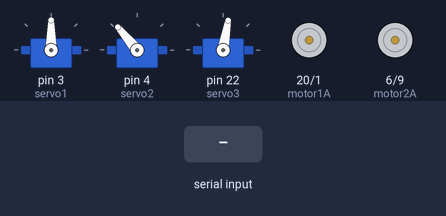
Bench run of a sketch on a simulated Arduino Mega 2560, built with avr-gcc and run on an emulated ATmega2560. On the bench: 3 × servo, motor-driver pin pairs drawn as motors (green arrow = first pin HIGH = forward, orange = second pin HIGH = backward, longer = more drive, scaled by the enable pin). The test bench sets the inputs (shaded band).

Above: at 1.2 s.
1.3 s: "i" received over the second serial link
At 3.4 s:
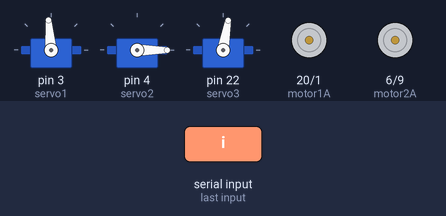
3.8 s: "l" received over the second serial link
At 5.3 s:
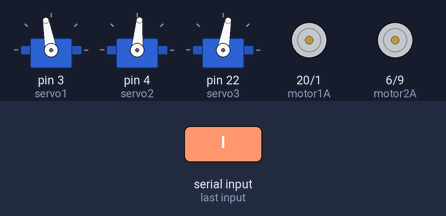
6.3 s: "i" received over the second serial link
At 7.1 s:
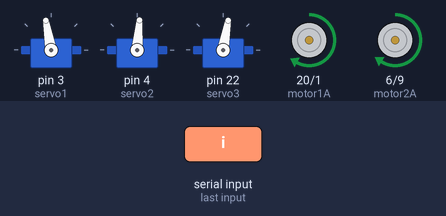
Timing chart, 0 to 9.3 s (numbered marks = the images above; inputs shaded):
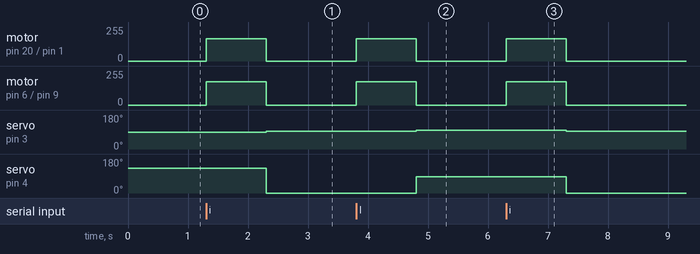

Measured:
- after the input at 1.3 s, motor on pin 20 (motor1A) / pin 1 (motor1B): stopped → forward 168/255 at once, → stopped 1.0 s later; motor on pin 6 (motor2A) / pin 9 (motor2B): stopped → forward 173/255 at once, → stopped 1.0 s later; servo on pin 3 (servo1): 90° → 95° after 1.0 s; servo on pin 4 (servo2): 130° → 0° after 1.0 s
- after the input at 3.8 s, motor on pin 20 (motor1A) / pin 1 (motor1B): stopped → forward 168/255 at once, → stopped 1.0 s later; motor on pin 6 (motor2A) / pin 9 (motor2B): stopped → forward 173/255 at once, → stopped 1.0 s later; servo on pin 3 (servo1): 95° → 100° after 1.0 s; servo on pin 4 (servo2): 0° → 85° after 1.0 s
- after the input at 6.3 s, motor on pin 20 (motor1A) / pin 1 (motor1B): stopped → forward 168/255 at once, → stopped 1.0 s later; motor on pin 6 (motor2A) / pin 9 (motor2B): stopped → forward 173/255 at once, → stopped 1.0 s later; servo on pin 3 (servo1): 100° → 95° after 1.0 s; servo on pin 4 (servo2): 85° → 0° after 1.0 s

The sketch:

Scorpion_advanced_12.ino
```cpp
#include <Servo.h>
// Motor Pins Definitions
int motor1A = 20;   // Motor 1 direction pin A
int motor1B = 1;    // Motor 1 direction pin B
int motor2A = 6;    // Motor 2 direction pin A
int motor2B = 9;    // Motor 2 direction pin B
int motor1PWM = 2;  // PWM pin for controlling the speed of motor 1
int motor2PWM = 5;  // PWM pin for controlling the speed of motor 2

// Servo Objects
Servo servo1;  // Servo object for controlling servo 1
Servo servo2;  // Servo object for controlling servo 2
Servo servo3;  // Servo object for controlling servo 3

void setup() {
  // Configure motor control pins as outputs
  pinMode(motor1A, OUTPUT);
  pinMode(motor1B, OUTPUT);
  pinMode(motor2A, OUTPUT);
  pinMode(motor2B, OUTPUT);
  pinMode(motor1PWM, OUTPUT);
  pinMode(motor2PWM, OUTPUT);

  // Attach servo objects to their respective pins
  servo1.attach(3);   // Servo 1 attached to pin 3
  servo2.attach(4);   // Servo 2 attached to pin 4
  servo3.attach(22);  // Servo 3 attached to pin 22

  // Set initial positions of servos to 0 degrees
  servo1.write(90);
  servo2.write(130);
  servo3.write(80);
  // Initialize Serial Communication
  Serial2.begin(9600);
}

void loop() {
  // Check if a command is available in the serial buffer
  if (Serial2.available() > 0) {
    char input = Serial2.read();  // Read the received command
    Serial2.println(input);

    // Use if-else statements to handle different commands
    if (input == 'i') {
      shapei();
    } else if (input == 'l') {
      shapel();  // Command to move backward
    }
  }
}

// Move robot forward
void moveForward() {
  digitalWrite(motor1A, HIGH);
  digitalWrite(motor1B, LOW);
  digitalWrite(motor2A, HIGH);
  digitalWrite(motor2B, LOW);
  analogWrite(motor1PWM, 168);  // Set motor 1 speed
  analogWrite(motor2PWM, 173);  // Set motor 2 speed
  Serial.println("Robot moving forward");
}

// Stop all motors
void stopMotors() {
  digitalWrite(motor1A, LOW);
  digitalWrite(motor1B, LOW);
  digitalWrite(motor2A, LOW);
  digitalWrite(motor2B, LOW);
  analogWrite(motor1PWM, 0);
  analogWrite(motor2PWM, 0);
}

void shapel() {
  moveForward();
  delay(1000);
  stopMotors();
  servo1.write(100);
  servo2.write(85);
  servo3.write(80);
  Serial2.println("L shape");
}
void shapei() {
  moveForward();
  delay(1000);
  stopMotors();
  servo1.write(95);
  servo2.write(0);
  servo3.write(80);
  Serial2.println("I shape");
}
```
